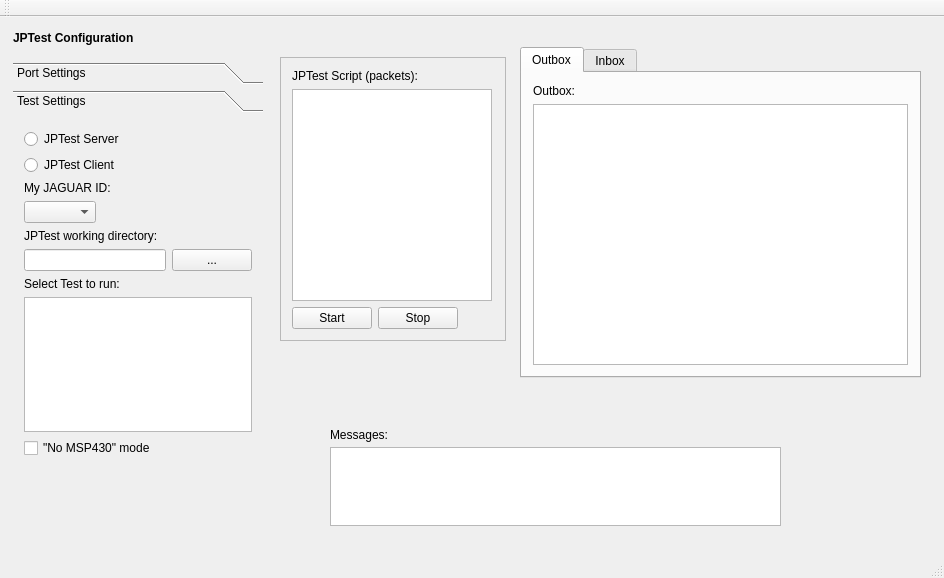
<?xml version="1.0" encoding="UTF-8"?>
<ui version="4.0">
 <class>JPTMainWindow</class>
 <widget class="QMainWindow" name="JPTMainWindow">
  <property name="geometry">
   <rect>
    <x>0</x>
    <y>0</y>
    <width>944</width>
    <height>578</height>
   </rect>
  </property>
  <property name="windowTitle">
   <string>JPTest</string>
  </property>
  <widget class="QWidget" name="centralWidget">
   <widget class="QTextBrowser" name="messagesTextBrowser">
    <property name="geometry">
     <rect>
      <x>330</x>
      <y>430</y>
      <width>451</width>
      <height>79</height>
     </rect>
    </property>
    <property name="maximumSize">
     <size>
      <width>16777215</width>
      <height>100</height>
     </size>
    </property>
   </widget>
   <widget class="QTabWidget" name="tabWidget">
    <property name="geometry">
     <rect>
      <x>520</x>
      <y>30</y>
      <width>401</width>
      <height>331</height>
     </rect>
    </property>
    <property name="tabPosition">
     <enum>QTabWidget::North</enum>
    </property>
    <property name="tabShape">
     <enum>QTabWidget::Rounded</enum>
    </property>
    <property name="currentIndex">
     <number>0</number>
    </property>
    <widget class="QWidget" name="sendTab">
     <attribute name="title">
      <string>Outbox</string>
     </attribute>
     <layout class="QVBoxLayout" name="verticalLayout_4">
      <item>
       <widget class="QLabel" name="outboxLabel">
        <property name="text">
         <string>Outbox:</string>
        </property>
       </widget>
      </item>
      <item>
       <widget class="QTextBrowser" name="outboxTextBrowser"/>
      </item>
     </layout>
    </widget>
    <widget class="QWidget" name="receiveTab">
     <attribute name="title">
      <string>Inbox</string>
     </attribute>
     <layout class="QGridLayout" name="gridLayout_2">
      <item row="3" column="0">
       <widget class="QTextBrowser" name="textBrowser_2"/>
      </item>
      <item row="2" column="0">
       <widget class="QLabel" name="label_7">
        <property name="text">
         <string>Quadcopter Inbox:</string>
        </property>
       </widget>
      </item>
      <item row="1" column="0">
       <widget class="QTextBrowser" name="textBrowser_3"/>
      </item>
      <item row="0" column="0">
       <widget class="QLabel" name="label_8">
        <property name="text">
         <string>Mothership Inbox:</string>
        </property>
       </widget>
      </item>
     </layout>
    </widget>
   </widget>
   <widget class="QLabel" name="leftTitleLabel">
    <property name="geometry">
     <rect>
      <x>13</x>
      <y>13</y>
      <width>140</width>
      <height>16</height>
     </rect>
    </property>
    <property name="font">
     <font>
      <weight>75</weight>
      <bold>true</bold>
     </font>
    </property>
    <property name="text">
     <string>JPTest Configuration</string>
    </property>
   </widget>
   <widget class="QToolBox" name="toolBox">
    <property name="geometry">
     <rect>
      <x>13</x>
      <y>45</y>
      <width>250</width>
      <height>452</height>
     </rect>
    </property>
    <property name="minimumSize">
     <size>
      <width>250</width>
      <height>0</height>
     </size>
    </property>
    <property name="maximumSize">
     <size>
      <width>250</width>
      <height>16777215</height>
     </size>
    </property>
    <property name="frameShape">
     <enum>QFrame::NoFrame</enum>
    </property>
    <property name="frameShadow">
     <enum>QFrame::Plain</enum>
    </property>
    <property name="currentIndex">
     <number>1</number>
    </property>
    <widget class="QWidget" name="portSettingsPage">
     <property name="geometry">
      <rect>
       <x>0</x>
       <y>0</y>
       <width>250</width>
       <height>384</height>
      </rect>
     </property>
     <attribute name="label">
      <string>Port Settings</string>
     </attribute>
     <layout class="QVBoxLayout" name="verticalLayout">
      <item>
       <widget class="QLabel" name="label">
        <property name="sizePolicy">
         <sizepolicy hsizetype="Preferred" vsizetype="Minimum">
          <horstretch>0</horstretch>
          <verstretch>0</verstretch>
         </sizepolicy>
        </property>
        <property name="maximumSize">
         <size>
          <width>16777215</width>
          <height>16</height>
         </size>
        </property>
        <property name="text">
         <string>Select Port:</string>
        </property>
       </widget>
      </item>
      <item>
       <widget class="QListWidget" name="portListWidget">
        <property name="maximumSize">
         <size>
          <width>16777215</width>
          <height>100</height>
         </size>
        </property>
       </widget>
      </item>
      <item>
       <layout class="QHBoxLayout" name="horizontalLayout">
        <item>
         <widget class="QPushButton" name="refreshPortsButton">
          <property name="text">
           <string>Refresh</string>
          </property>
         </widget>
        </item>
        <item>
         <spacer name="horizontalSpacer">
          <property name="orientation">
           <enum>Qt::Horizontal</enum>
          </property>
          <property name="sizeHint" stdset="0">
           <size>
            <width>40</width>
            <height>20</height>
           </size>
          </property>
         </spacer>
        </item>
       </layout>
      </item>
      <item>
       <spacer name="verticalSpacer">
        <property name="orientation">
         <enum>Qt::Vertical</enum>
        </property>
        <property name="sizeHint" stdset="0">
         <size>
          <width>20</width>
          <height>146</height>
         </size>
        </property>
       </spacer>
      </item>
     </layout>
    </widget>
    <widget class="QWidget" name="testSettingsPage">
     <property name="geometry">
      <rect>
       <x>0</x>
       <y>0</y>
       <width>250</width>
       <height>388</height>
      </rect>
     </property>
     <attribute name="label">
      <string>Test Settings</string>
     </attribute>
     <layout class="QVBoxLayout" name="verticalLayout_3">
      <item>
       <widget class="QRadioButton" name="jptestServerRButton">
        <property name="text">
         <string>JPTest Server</string>
        </property>
       </widget>
      </item>
      <item>
       <widget class="QRadioButton" name="jptestClientRButton">
        <property name="text">
         <string>JPTest Client</string>
        </property>
       </widget>
      </item>
      <item>
       <widget class="QLabel" name="label_6">
        <property name="text">
         <string>My JAGUAR ID:</string>
        </property>
       </widget>
      </item>
      <item>
       <layout class="QHBoxLayout" name="horizontalLayout_3">
        <item>
         <widget class="QComboBox" name="JAGIDcomboBox"/>
        </item>
        <item>
         <spacer name="horizontalSpacer_2">
          <property name="orientation">
           <enum>Qt::Horizontal</enum>
          </property>
          <property name="sizeHint" stdset="0">
           <size>
            <width>40</width>
            <height>20</height>
           </size>
          </property>
         </spacer>
        </item>
       </layout>
      </item>
      <item>
       <layout class="QVBoxLayout" name="verticalLayout_2">
        <item>
         <widget class="QLabel" name="label_3">
          <property name="text">
           <string>JPTest working directory:</string>
          </property>
         </widget>
        </item>
        <item>
         <layout class="QHBoxLayout" name="horizontalLayout_2">
          <item>
           <widget class="QLineEdit" name="workingDirLineEdit"/>
          </item>
          <item>
           <widget class="QPushButton" name="browseWkDirButton">
            <property name="text">
             <string>...</string>
            </property>
           </widget>
          </item>
         </layout>
        </item>
       </layout>
      </item>
      <item>
       <widget class="QLabel" name="label_4">
        <property name="text">
         <string>Select Test to run:</string>
        </property>
       </widget>
      </item>
      <item>
       <widget class="QListWidget" name="jptestListWidget">
        <property name="minimumSize">
         <size>
          <width>0</width>
          <height>135</height>
         </size>
        </property>
       </widget>
      </item>
      <item>
       <widget class="QCheckBox" name="checkBox">
        <property name="text">
         <string>&quot;No MSP430&quot; mode</string>
        </property>
       </widget>
      </item>
      <item>
       <spacer name="verticalSpacer_2">
        <property name="orientation">
         <enum>Qt::Vertical</enum>
        </property>
        <property name="sizeHint" stdset="0">
         <size>
          <width>20</width>
          <height>314</height>
         </size>
        </property>
       </spacer>
      </item>
     </layout>
    </widget>
   </widget>
   <widget class="QLabel" name="msgsLabel">
    <property name="geometry">
     <rect>
      <x>330</x>
      <y>410</y>
      <width>71</width>
      <height>16</height>
     </rect>
    </property>
    <property name="text">
     <string>Messages:</string>
    </property>
   </widget>
   <widget class="QFrame" name="scriptFrame">
    <property name="geometry">
     <rect>
      <x>280</x>
      <y>40</y>
      <width>226</width>
      <height>284</height>
     </rect>
    </property>
    <property name="frameShape">
     <enum>QFrame::StyledPanel</enum>
    </property>
    <property name="frameShadow">
     <enum>QFrame::Raised</enum>
    </property>
    <layout class="QGridLayout" name="gridLayout">
     <item row="0" column="0">
      <widget class="QLabel" name="testScriptLabel">
       <property name="text">
        <string>JPTest Script (packets):</string>
       </property>
      </widget>
     </item>
     <item row="1" column="0">
      <widget class="QListWidget" name="jptestScriptListWidget">
       <property name="maximumSize">
        <size>
         <width>200</width>
         <height>16777215</height>
        </size>
       </property>
      </widget>
     </item>
     <item row="2" column="0">
      <layout class="QHBoxLayout" name="horizontalLayout_4">
       <item>
        <widget class="QPushButton" name="startTestButton">
         <property name="text">
          <string>Start</string>
         </property>
        </widget>
       </item>
       <item>
        <widget class="QPushButton" name="stopTestButton">
         <property name="text">
          <string>Stop</string>
         </property>
        </widget>
       </item>
       <item>
        <spacer name="horizontalSpacer_4">
         <property name="orientation">
          <enum>Qt::Horizontal</enum>
         </property>
         <property name="sizeHint" stdset="0">
          <size>
           <width>40</width>
           <height>20</height>
          </size>
         </property>
        </spacer>
       </item>
      </layout>
     </item>
    </layout>
    <zorder>stopTestButton</zorder>
    <zorder>testScriptLabel</zorder>
    <zorder>jptestScriptListWidget</zorder>
    <zorder>testScriptLabel</zorder>
    <zorder></zorder>
    <zorder>jptestScriptListWidget</zorder>
    <zorder>testScriptLabel</zorder>
    <zorder></zorder>
    <zorder>jptestScriptListWidget</zorder>
   </widget>
   <zorder>leftTitleLabel</zorder>
   <zorder>toolBox</zorder>
   <zorder>messagesTextBrowser</zorder>
   <zorder>tabWidget</zorder>
   <zorder>msgsLabel</zorder>
   <zorder></zorder>
   <zorder>scriptFrame</zorder>
  </widget>
  <widget class="QMenuBar" name="menuBar">
   <property name="geometry">
    <rect>
     <x>0</x>
     <y>0</y>
     <width>944</width>
     <height>22</height>
    </rect>
   </property>
  </widget>
  <widget class="QToolBar" name="mainToolBar">
   <attribute name="toolBarArea">
    <enum>TopToolBarArea</enum>
   </attribute>
   <attribute name="toolBarBreak">
    <bool>false</bool>
   </attribute>
  </widget>
  <widget class="QStatusBar" name="statusBar"/>
 </widget>
 <layoutdefault spacing="6" margin="11"/>
 <resources/>
 <connections/>
</ui>
